Frame 1 (no input): blank canvas, image omitted
Frame 60 (the mouse pressed at the canvas centre just before this capture): blank canvas, image omitted
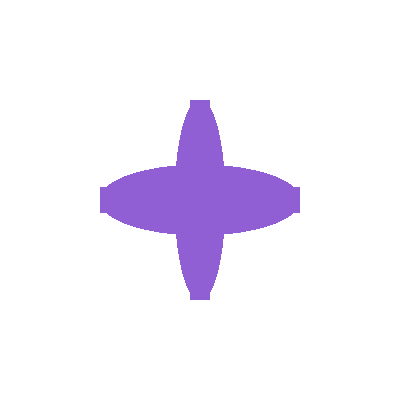
Frame 120 (the mouse held since frame 60 and released just before this capture)

The Processing sketch whose frames 1 and 60 were blank and that drew this single picture after the mouse press (run headless with seeded random() and noise(); from frame 60 on, the mouse is pressed at the canvas centre):

// Processing sketch: processing_54437
// ── processing_54437.pde

//Problem Set 2 - Question 3
//Vanessa Faienza

color start = color(0, 0, 0);
color finish;
float amt= 0.0;

void setup() {
  size (400, 400);
  background (255);
  smooth();
  noStroke();
  finish = color(random(255), random(255), random(255));
}


void draw () {
  amt+=.01;
  if (amt >= 1) {
    amt= 0.0;
    start=finish;
    finish = color (random(255), random(255), random(255));
  }

  paintbrush (mouseX, mouseY, 50, 20);
}

void paintbrush(int x, int y, int size, int num) {
  if (mousePressed) {
    float grayval = 255/num;
    for (int i = 0; i<num; i++) {
      fill (lerpColor (start, finish, amt));
      rectMode(CENTER);
      rect(mouseX, mouseY, 20, mouseY);
      rect(mouseX, mouseY, mouseX, 25);
      ellipse(mouseX, mouseY, 50, mouseY);
      ellipse(mouseX, mouseY, mouseX, 70);
      
     
    }
  }
  else
    background(255);
}         
                
